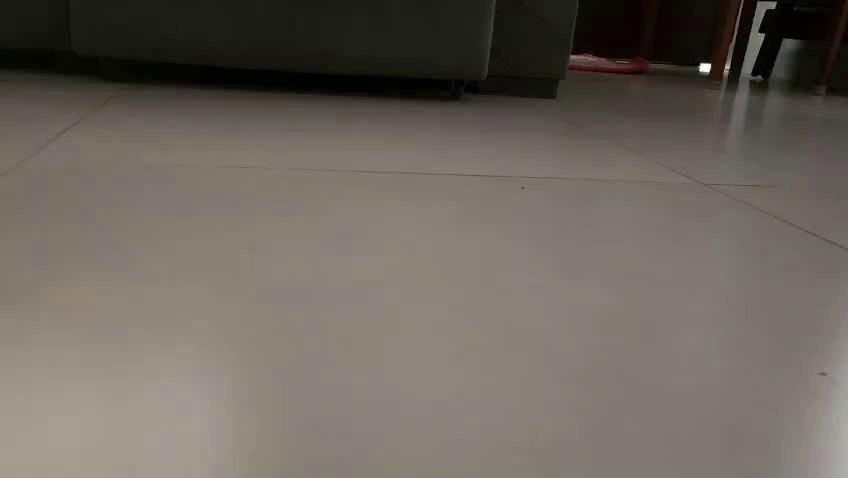
#> input picture android/app/src/main/assets/frames/frame_0000.jpg, 848 x 478 px
$ python bench_s9.py ../android/app/src/main/assets/frames/frame_0000.jpg   (older library calls are emulated)
#> lines starting #> are read from the running program, lines starting #| are printed output that depends on the picture; after the words box and inside, x2 and y2 are one past the last pixel; in counts of white or black regions, pixels touching at a corner belong together
### config.py
"""config.py - parametros do projeto num lugar so (raiz do repositorio).

Valores iniciais de projeto. Os que dependem do hardware (motores, sensor, camera) foram
validados no carro em 20-26/11/2026; os demais sao pontos de partida a ajustar ao replicar com
outro hardware (a maioria pelo diagnostico do visor). O que cada um faz: docs/architecture.md e docs/protocolo_ws.md.

Use:
    cfg = Config.load("config.json")       # ou Config() para os padroes
    Config().save("config.json")           # gera um JSON editavel
    ctl = Controller(head, cfg.control);  dm = DecisionMaker(cfg.decision)

Tempos sao SEMPRE em segundos (nunca em ticks/frames), para nao dependerem do fps.
Velocidades 'v' sao normalizadas em [-1, 1] (nao sao m/s).
"""
import json
from dataclasses import asdict, dataclass, field, fields
from typing import Optional, Tuple


@dataclass
class ControlConfig:
    # --- distancias do sensor (m) ---
    d_stop_m: float = 0.30        # sensor central mais perto -> DESVIO. Derivar: v*(latencia)+frenagem+margem
    d_clear_m: float = 0.60       # leitura valida mais longe "refuta" a visao
    none_score_m: float = 0.45    # valor de um lado SEM eco ao escolher a curva (> perto, < livre)
    # --- velocidades normalizadas [0, 1] (iguais as do firmware: Params) ---
    v_cruise: float = 0.35
    v_slow: float = 0.15
    v_rev: float = 0.3
    v_turn: float = 0.3
    # --- servo / varredura: o ESP32 varre -scan_deg..+scan_deg em passos de scan_step_deg (sem o 0) ---
    scan_deg: float = 30.0
    scan_step_deg: float = 15.0
    look_timeout_s: float = 1.0   # se o servo nao assentar, segue como 'sem informacao'
    # --- manobra de desvio (s) ---
    stop_s: float = 0.3
    reverse_s: float = 0.5        # idealmente derivado de reverse_m (ver derive_maneuver_times); x1,5 se nao ha saida
    turn_s: float = 1.0           # SO o controller v1 congelado (tempo fixo). O firmware gira ate o angulo: yaw ou turn_dps
    turn_dps: float = 90.0        # graus/s com v_turn e steer=1 (CALIBRAR; = calib.yaw_rate_dps). So vale sem yaw do celular
    avoid_retries: int = 2        # sem saida: re pelo credito + nova olhada (ate N vezes) antes da fuga
    # --- credito de re e fuga (firmware 0.6.0): a re cega so volta pelo caminho ja andado em reta ---
    cred_max: float = 1.0         # teto do credito (v*s; 1,0 a v_cruise 0,35 = ~2,9 s de reta)
    cred_psi_tol_deg: float = 35.0  # o credito de um trecho vale se o rumo atual difere dele no maximo isso
    cred_min_s: float = 0.15      # credito menor que isso (em s de re a v_rev): gira direto, sem re
    escape_deg: float = 90.0      # sem saida: gira isso para fora do cone varrido, sempre para o mesmo lado
    escape_max: int = 4           # fugas seguidas sem andar livre antes do PRESO
    # --- BATIDA (firmware 0.7.0): rodas empurrando em reta e nada se mexe por stall_s -> para, re e desvia ---
    stall_s: float = 1.5          # tempo empurrando sem movimento ate declarar batida
    stall_cam_max: float = 3.0    # indice da camera (vision/motion.py) abaixo disso = imagem parada [ponto de partida; validar no campo]
    stall_yaw_dps: float = 20.0   # giro acima disso = o carro esta se mexendo (nao e batida)
    stall_sonar_cm: float = 8.0   # sonar central mudando isso desde o inicio da janela = se mexendo
    stall_rev_s: float = 0.5      # re minima depois da batida (cega e curta: o carro acabou de vir de tras)
    stall_turn_deg: float = 45.0  # curva minima depois da batida, x batidas seguidas (ate escape_deg)
    stall_free_s: float = 3.0     # andando COM movimento por isso: zera a contagem de batidas seguidas
    turn_slow_deg: float = 25.0   # curva com yaw: faltando menos que isso, o giro cai proporcional ao erro...
    turn_k_min: float = 0.35      # ... ate no minimo esta fracao (v_turn e s), para nao parar antes do alvo
    # --- histerese (s) ---
    clear_s: float = 0.2          # tempo "limpo" p/ voltar a FRENTE / sair de PRESO (antes: 3 ticks @10 fps)
    # --- guarda de reentrada (pessoa/obstaculo que volta) ---
    guard_window_s: float = 20.0
    guard_max_episodes: int = 2   # a partir do (N+1)-esimo DESVIO na janela, espera em vez de manobrar
    guard_backoff_s: Tuple[float, ...] = (1.0, 2.0, 4.0)   # sobe a cada reentrada; reseta apos a janela
    # --- "sem eco" em 3 estados e opiniao do celular (firmware; ver docs/architecture.md) ---
    sensor_fresh_s: float = 0.4   # leitura central mais velha que isso nao vale (firmware fresh_ms; brain: refutar a visao)
    vis_fresh_s: float = 0.3      # vis mais velha que isso = sem opiniao
    yaw_fresh_s: float = 0.2      # yaw mais velho que isso = curva pelo tempo (turn_dps)
    vis_free_min: float = 50.0    # setor 0 da visao (0..100) a partir do qual "livre"; abaixo = bloqueado/suspeito
    suspect_s: float = 1.5        # sem eco ate X s depois de leitura valida < d_clear = suspeito
    yaw_lead_s: float = 0.1       # antecipa o fim da curva em giro*lead (compensa a inercia)
    # --- rumo em reta NO ESP32 (firmware: hold_*, trim_*). Unidades de RODA: 0,1 = +0,1 de comando na roda lenta ---
    # s_corr = -(hold_kp*giro + hold_ki*psi_trecho) + trim aprendido, limitado a +-hold_s_max; > 0 = mais forca na esquerda
    hold_kp: float = 0.0015       # por grau/s de giro (0,01 oscilava no modelo do carro de 21/11: ~400 graus/s por unidade)
    hold_ki: float = 0.015        # por grau de rumo desde o inicio do trecho reto
    hold_s_max: float = 2.0       # teto da correcao (compensa ~35% de diferenca entre as rodas)
    hold_s_eps: float = 0.05      # |s| abaixo disso = trecho reto
    hold_delay_s: float = 0.1     # o PI entra no maximo 0,1 s depois da arrancada (o trim vale desde o inicio)
    hold_psi_max_deg: float = 30.0    # anti-windup do psi do trecho
    hold_pwm_max: float = 200.0   # teto de duty (0..255) da roda lenta corrigida (pode passar do pwm_max)
    trim_rate: float = 0.5        # por s: velocidade com que o trim absorve o termo hold_ki*psi
    trim_max: float = 1.5         # limite do trim aprendido (salvo em NVS ao desarmar)
    # --- duty dos motores (firmware: comando 0..1 -> pwm_min..pwm_max, 0..255) ---
    pwm_min: float = 130.0        # [inicial] faixa unica (vale para a roda cuja faixa propria e -1)
    pwm_max: float = 150.0
    # faixa POR RODA (esquerda = ENA, direita = ENB); -1 = usa pwm_min/pwm_max. Medida pelo teste por roda do visor
    # (que sugere e aplica por cfg); o firmware grava na NVS
    pwm_min_l: float = -1.0
    pwm_max_l: float = -1.0
    pwm_min_r: float = -1.0
    pwm_max_r: float = -1.0
    # --- bordas (hipoteses, nao validadas) ---
    edge_near_h: float = 0.20     # h_cen <= isso (borda perto) ...
    edge_cov_min: float = 0.50    # ... com cobertura >= isso -> edge_near


@dataclass
class DecisionConfig:
    # --- referencia de confianca ---
    ref_s: float = 0.9            # janela p/ a mediana de prob_mean_cen (antes: 10 frames @10 fps)
    ref_min: float = 0.05         # piso da referencia
    # --- limiares de r = prob_mean_cen / ref (hipoteses a partir de 2 videos) ---
    r_free: float = 0.5
    r_obst: float = 0.2
    r_exit: float = 0.4           # histerese: sair de OBSTACULO exige r >= r_exit
    u_unc: float = 0.3            # unknown_inf acima disso -> INCERTO
    u_obst: float = 0.15          # OBSTACULO so se unknown_cen <= isso
    # --- persistencia (s) - 'condicao mantida por pelo menos X' ---
    enter_obst_s: float = 0.1     # antes: 2 frames @10 fps
    exit_obst_s: float = 0.4      # antes: 5 frames
    enter_livre_s: float = 0.2    # antes: 3 frames
    timeout_s: float = 0.9        # INCERTO com r < r_obst por X s -> OBSTACULO (antes: 10 frames)


@dataclass
class HeadingConfig:
    """Rumo em linha reta com o giroscopio (control/heading.py). Ganhos iniciais validados em campo; o trim e aprendido e salvo na NVS."""
    enabled: bool = True
    kp_rate: float = 0.005        # steer por (grau/s) de giro. Alto demais -> o carro balanca
    kh: float = 0.02              # steer por grau de rumo acumulado (e quem cancela o desvio fixo)
    s_max: float = 0.4            # limite da correcao (nao toma o controle do desvio)
    psi_max_deg: float = 20.0     # limite do rumo acumulado (anti-windup)
    v_min: float = 0.05           # so corrige andando para a frente
    s_eps: float = 0.05           # so corrige quando o comando e "reto"
    engage_delay_s: float = 0.4   # ignora a arrancada (kick/escalonamento dos motores)
    stale_s: float = 0.3          # sem amostra do giroscopio por X s -> nao corrige
    rate_tau_s: float = 0.05      # filtro do giro
    max_dt_s: float = 0.1         # amostra atrasada nao integra mais que isso
    bias_still_s: float = 0.5     # parado ha X s -> estima o vies do giroscopio
    bias_tau_s: float = 1.0
    bias_gate_dps: float = 5.0    # so aceita amostra parada dentro de +-X graus/s do vies atual (ignora manuseio)


@dataclass
class MotionConfig:
    """Indice de movimento da camera (vision/motion.py), mandado ao ESP32 no vis ("m") para detectar batida."""
    dt_s: float = 0.3             # compara o quadro atual com o de dt_s atras
    width: int = 64               # largura da miniatura (px)


@dataclass
class RecordConfig:
    """Video da corrida no celular (tools/video_log.py): MJPEG cru (JPEGs em sequencia) + indice CSV, um por corrida,
    com o mesmo nome do JSONL do brain. Thread propria, fila curta que DESCARTA quando enche (nunca atrasa a visao)."""
    enabled: bool = True
    fps: float = 10.0             # no maximo isso de quadros por segundo no video (o resto e pulado)
    jpeg_q: int = 80              # qualidade JPEG (0..100): 80 ~ 35 KB por quadro 640x360
    max_s: float = 900.0          # teto de duracao por corrida (s): passou, para de gravar (a corrida segue)
    max_mb: float = 400.0         # teto de tamanho por corrida (MB)
    keep_n: int = 10              # rotacao: mantem os N videos mais novos...
    keep_mb: float = 1500.0       # ... e no maximo isso no total (MB); os mais velhos saem primeiro
    queue_max: int = 4            # quadros crus esperando o JPEG (4 x 640x360x3 = ~2,8 MB no maximo)
    annotated: bool = False       # grava tambem <nome>_visor.mjpg com o painel do visor (mascara, a ~5 fps)


@dataclass
class CarCalib:
    """Medidas do carro real. None = ainda nao medido."""
    speed_at_v_rev_mps: Optional[float] = None    # m/s medido com v = control.v_rev, em linha reta
    yaw_rate_dps: Optional[float] = None          # graus/s medidos com steer=1, v = control.v_turn


@dataclass
class Config:
    control: ControlConfig = field(default_factory=ControlConfig)
    decision: DecisionConfig = field(default_factory=DecisionConfig)
    heading: HeadingConfig = field(default_factory=HeadingConfig)
    motion: MotionConfig = field(default_factory=MotionConfig)
    record: RecordConfig = field(default_factory=RecordConfig)
    calib: CarCalib = field(default_factory=CarCalib)

    def validate(self):
        c, d = self.control, self.decision
        if not 0 < c.d_stop_m < c.d_clear_m:
            raise ValueError("control: precisa 0 < d_stop_m < d_clear_m")
        for n in ("v_cruise", "v_slow", "v_rev", "v_turn"):
            if not 0 <= getattr(c, n) <= 1:
                raise ValueError(f"control.{n} deve estar em [0, 1]")
        if c.scan_step_deg <= 0 or c.scan_deg < c.scan_step_deg or c.turn_dps <= 0:
            raise ValueError("control: scan_step_deg > 0, scan_deg >= scan_step_deg, turn_dps > 0")
        for n in ("stop_s", "reverse_s", "turn_s", "clear_s", "look_timeout_s", "guard_window_s",
                  "vis_fresh_s", "yaw_fresh_s", "suspect_s", "yaw_lead_s", "sensor_fresh_s"):
            if getattr(c, n) < 0:
                raise ValueError(f"control.{n} nao pode ser negativo")
        if c.turn_slow_deg <= 0 or not 0 < c.turn_k_min <= 1:
            raise ValueError("control: turn_slow_deg > 0 e turn_k_min em (0, 1]")
        for n in ("hold_kp", "hold_ki", "hold_s_max", "hold_s_eps", "hold_delay_s", "hold_psi_max_deg",
                  "trim_rate", "trim_max"):
            if getattr(c, n) < 0:
                raise ValueError(f"control.{n} nao pode ser negativo")
        if not 0 < c.hold_pwm_max <= 255:
            raise ValueError("control.hold_pwm_max deve estar em (0, 255]")
        if not c.guard_backoff_s or min(c.guard_backoff_s) <= 0:
            raise ValueError("control.guard_backoff_s precisa de valores > 0")
        if not 0 < d.r_obst < d.r_exit <= d.r_free:
            raise ValueError("decision: precisa 0 < r_obst < r_exit <= r_free")
        for n in ("ref_s", "enter_obst_s", "exit_obst_s", "enter_livre_s", "timeout_s"):
            if getattr(d, n) < 0:
                raise ValueError(f"decision.{n} nao pode ser negativo")
        h = self.heading
        if not 0 <= h.s_max <= 1 or min(h.kp_rate, h.kh) < 0:
            raise ValueError("heading: s_max em [0, 1] e ganhos >= 0")
        for n in ("engage_delay_s", "stale_s", "rate_tau_s", "max_dt_s", "bias_still_s", "bias_tau_s"):
            if getattr(h, n) <= 0:
                raise ValueError(f"heading.{n} deve ser > 0")
        for n in ("stall_s", "stall_cam_max", "stall_yaw_dps", "stall_sonar_cm", "stall_rev_s", "stall_turn_deg", "stall_free_s"):
            if getattr(c, n) < 0:
                raise ValueError(f"control.{n} nao pode ser negativo")
        if self.motion.dt_s <= 0 or self.motion.width < 8:
            raise ValueError("motion: dt_s > 0 e width >= 8")
        r = self.record
        if r.fps <= 0 or not 1 <= r.jpeg_q <= 100 or min(r.max_s, r.max_mb, r.keep_mb) <= 0 or r.keep_n < 1 or r.queue_max < 1:
            raise ValueError("record: fps > 0, jpeg_q 1..100, max_s/max_mb/keep_mb > 0, keep_n >= 1, queue_max >= 1")
        return self

    # ---- JSON ----
    # [17 lines left out: function from_dict, not called in this run]

    @classmethod
    def load(cls, path=None):
        if path is None:
            return cls().validate()
        with open(path) as f:
            return cls.from_dict(json.load(f))

    def to_dict(self):
        return asdict(self)

    def save(self, path):
        with open(path, "w") as f:
            json.dump(self.to_dict(), f, indent=2)


# [7 lines left out: function derive_maneuver_times, not called in this run]

### vision/ground.py
"""vision/ground.py - segmentacao do chao por histograma H-S e vetor de espaco livre.

O que faz: aprende o aspecto do 'chao' (histograma Hue-Saturation) no inicio da corrida, calcula a
mascara de chao por retroprojecao com limiar derivado dos dados (calibrate_thr) e a converte em
espaco livre por coluna (free_space_vector) e em 5 setores (free_sectors).
Entradas: quadro BGR (numpy uint8). Saidas: mascara binaria, vetor de espaco livre, setores.
Quem chama: main.VisionRunner (caminho ao vivo), replay/ e tools/ (offline).
Restricoes: Python 3.10 + OpenCV 4.5.1 headless no celular (Chaquopy) e Python 3.10/3.11 + OpenCV 4.8 no PC; uma thread do OpenCV (cv2.setNumThreads(1)); tempos em segundos.
Sem estado global: o histograma e o limiar sao passados pelo chamador.
"""
import cv2, numpy as np

def preprocess(frame_bgr, target_w = 320):
#> called with target_w = 320
    h, w = frame_bgr.shape[:2]
#> h = 478; w = 848
    escala = target_w / w # Mantem proporcao
#> escala = 0.377
    h_out = max(1, round(h * escala))
#> h_out = 180

    interp = cv2.INTER_AREA if escala < 1 else cv2.INTER_LINEAR
#> interp = 3
    resize = cv2.resize(frame_bgr, (target_w,h_out), interpolation=interp)
#> frame_bgr is the input picture: shape (478, 848, 3); mean B, G, R 92.6, 101.4, 108.3
    blur = cv2.GaussianBlur(resize,(3,3),0)
    hsv = cv2.cvtColor(blur, cv2.COLOR_BGR2HSV)
#> hsv: shape (180, 320, 3); mean H, S, V 18.4, 51.2, 108.5
    return hsv


def get_roi(img, x0=0.05, x1=0.95, x2=0.75, x3=0.25, y0=0.95, y1=0.95, y2=0.65, y3=0.65):
#> called with x0 = 0.05, x1 = 0.95, x2 = 0.75, x3 = 0.25, y0 = 0.95, y1 = 0.95, y2 = 0.65, y3 = 0.65
    h, w = img.shape[:2]
    roi_poly = np.array([
        [int(x0 * w), int(y0 * h)],   # inferior esquerdo
        [int(x1 * w), int(y1 * h)],   # inferior direito
        [int(x2 * w), int(y2 * h)],   # superior direito
        [int(x3 * w), int(y3 * h)],   # superior esquerdo
    ], dtype=np.int32)
    return  roi_poly


def learn_floor_hist(frame_bgr):
    hsv = preprocess(frame_bgr)
    roi_poly = get_roi(hsv)
#> roi_poly = [[16, 171], [304, 171], [240, 117], [80, 117]]
    mask = np.zeros(hsv.shape[:2], np.uint8) # Mascara apenas com zeros
    # Preenchemos a máscara com nosso ROI definido em forma de polígono (trapézio)
    cv2.fillPoly(mask, [roi_poly], 255)
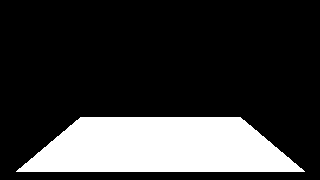
#> mask: shape (180, 320); 21.5% white; 1 white region, box (x1, y1, x2, y2) and area: (16, 117, 305, 172) 12385
    # Calcula o histograma do frame, so pixels em mask contam.
    # histSize eh o número de bins(agrupamento) em cada canal. Hue em 30 faixas e Saturation em 32.
    hist = cv2.calcHist([hsv], [0, 1], mask, [30, 32], [0, 180, 0, 256]) # Range min e max de cada canal
    cv2.normalize(hist, hist, 0, 255, cv2.NORM_MINMAX) # Normaliza o histograma entre 0 e 255, com base nas cores mais e menos dominantes
#> hist: shape (30, 32) float32; min 0, max 255, mean 0.6
    return hist


def calibrate_thr(warmup_frames_bgr, hist, pct=5.0, thr_min=0.02):
    """Retorna (thr, p): p = percentil `pct` da retroprojecao dentro da ROI."""
#> called with pct = 5, thr_min = 0.02
    vals = []
#> vals = []
    for f in warmup_frames_bgr:
        hsv = preprocess(f)
        prob = cv2.calcBackProject([hsv], [0, 1], hist, [0, 180, 0, 256], 1)
        prob = cv2.medianBlur(prob, 3)               # mesmo pre-threshold do floor_mask
        roi = np.zeros(hsv.shape[:2], np.uint8)
        cv2.fillPoly(roi, [get_roi(hsv)], 255)
        vals.append(prob[roi > 0])
#> this loop made 10 passes
#> pass 1, in calibrate_thr, `prob = cv2.calcBackProject([hsv], [0, 1], hist, [0, 180, 0, 256], 1)`:
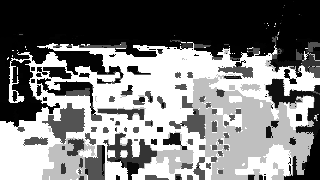
#> prob: shape (180, 320); min 0, max 255, mean 123.8
#> after the loop, vals = 10 items
    p = float(np.percentile(np.concatenate(vals), pct))
#> p = 52
#> (the rest of the program and of its run is left out)
